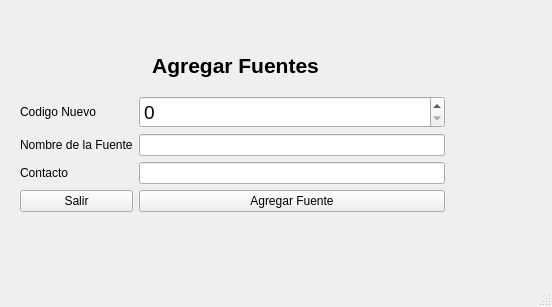
<?xml version="1.0" encoding="UTF-8"?>
<ui version="4.0">
 <class>MainWindow</class>
 <widget class="QMainWindow" name="MainWindow">
  <property name="geometry">
   <rect>
    <x>0</x>
    <y>0</y>
    <width>552</width>
    <height>307</height>
   </rect>
  </property>
  <property name="windowTitle">
   <string>MainWindow</string>
  </property>
  <widget class="QWidget" name="centralwidget">
   <widget class="QWidget" name="layoutWidget">
    <property name="geometry">
     <rect>
      <x>20</x>
      <y>40</y>
      <width>431</width>
      <height>172</height>
     </rect>
    </property>
    <layout class="QGridLayout" name="gridLayout">
     <item row="4" column="1">
      <widget class="QLineEdit" name="ContactoFuente"/>
     </item>
     <item row="3" column="0">
      <widget class="QLabel" name="label_2">
       <property name="styleSheet">
        <string notr="true">font: 75 12pt &quot;MS Shell Dlg 2&quot;;</string>
       </property>
       <property name="text">
        <string>Nombre de la Fuente</string>
       </property>
      </widget>
     </item>
     <item row="1" column="0">
      <widget class="QLabel" name="label">
       <property name="styleSheet">
        <string notr="true">font: 75 12pt &quot;MS Shell Dlg 2&quot;;</string>
       </property>
       <property name="text">
        <string>Codigo Nuevo</string>
       </property>
      </widget>
     </item>
     <item row="4" column="0">
      <widget class="QLabel" name="label_3">
       <property name="styleSheet">
        <string notr="true">font: 75 12pt &quot;MS Shell Dlg 2&quot;;</string>
       </property>
       <property name="text">
        <string>Contacto</string>
       </property>
      </widget>
     </item>
     <item row="0" column="0" colspan="3">
      <widget class="QLabel" name="LTitulo">
       <property name="minimumSize">
        <size>
         <width>100</width>
         <height>0</height>
        </size>
       </property>
       <property name="font">
        <font>
         <pointsize>16</pointsize>
         <weight>75</weight>
         <bold>true</bold>
        </font>
       </property>
       <property name="text">
        <string>Agregar Fuentes</string>
       </property>
       <property name="alignment">
        <set>Qt::AlignCenter</set>
       </property>
      </widget>
     </item>
     <item row="1" column="1">
      <widget class="QSpinBox" name="SBCodigoEliminar">
       <property name="font">
        <font>
         <pointsize>14</pointsize>
        </font>
       </property>
       <property name="maximum">
        <number>999999999</number>
       </property>
      </widget>
     </item>
     <item row="3" column="1">
      <widget class="QLineEdit" name="NombreFuente"/>
     </item>
     <item row="5" column="1">
      <widget class="QPushButton" name="PBAgregar">
       <property name="text">
        <string>Agregar Fuente</string>
       </property>
      </widget>
     </item>
     <item row="5" column="0">
      <widget class="QPushButton" name="PBSalir">
       <property name="text">
        <string>Salir</string>
       </property>
      </widget>
     </item>
    </layout>
   </widget>
  </widget>
  <widget class="QStatusBar" name="statusbar"/>
 </widget>
 <resources/>
 <connections/>
</ui>
